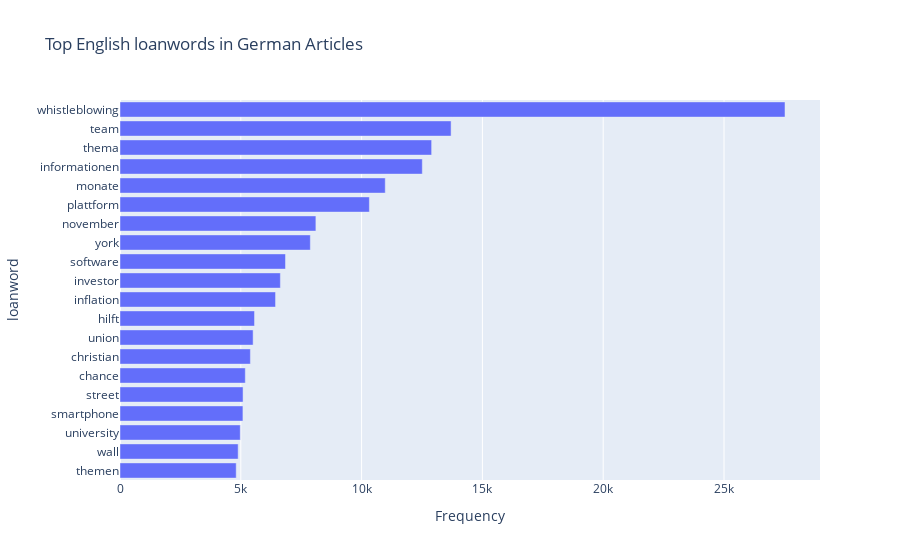

The code cell stored with this chart in its notebook:
### Markdown cell above
## Top Loanwords
_Horizontal Bar Chart_

### Code cell
df["loanwords"] = df["loanwords"].apply(literal_eval)

all_words = list(chain.from_iterable(df["loanwords"]))
word_freq = Counter(all_words).most_common(20)
df_top = pd.DataFrame(word_freq, columns=["loanword", "frequency"])

fig = px.bar(
    df_top.sort_values("frequency", ascending=True),
    x="frequency",
    y="loanword",
    orientation="h",
    title="Top English loanwords in German Articles",
    labels={
        "loanwords": "Loanwords",
        "frequency": "Frequency"
    }
)

fig.show()

### Figure 1 — Plotly figure (JSON) as saved in the notebook; plotly's stock layout.template omitted (floating-point values rounded to 4 significant figures)
{"data": [{"alignmentgroup": "True", "hovertemplate": "Frequency=%{x}<br>loanword=%{y}<extra></extra>", "legendgroup": "", "marker": {"color": "#636efa", "pattern": {"shape": ""}}, "name": "", "offsetgroup": "", "orientation": "h", "showlegend": false, "textposition": "auto", "type": "bar", "x": [4810, 4891, 4978, 5088, 5093, 5187, 5397, 5510, 5568, 6438, 6638, 6850, 7878, 8108, 10322, 10979, 12513, 12899, 13704, 27525], "xaxis": "x", "y": ["themen", "wall", "university", "smartphone", "street", "chance", "christian", "union", "hilft", "inflation", "investor", "software", "york", "november", "plattform", "monate", "informationen", "thema", "team", "whistleblowing"], "yaxis": "y"}], "layout": {"barmode": "relative", "legend": {"tracegroupgap": 0}, "title": {"text": "Top English loanwords in German Articles"}, "xaxis": {"anchor": "y", "domain": [0, 1], "title": {"text": "Frequency"}}, "yaxis": {"anchor": "x", "domain": [0, 1], "title": {"text": "loanword"}}}}
